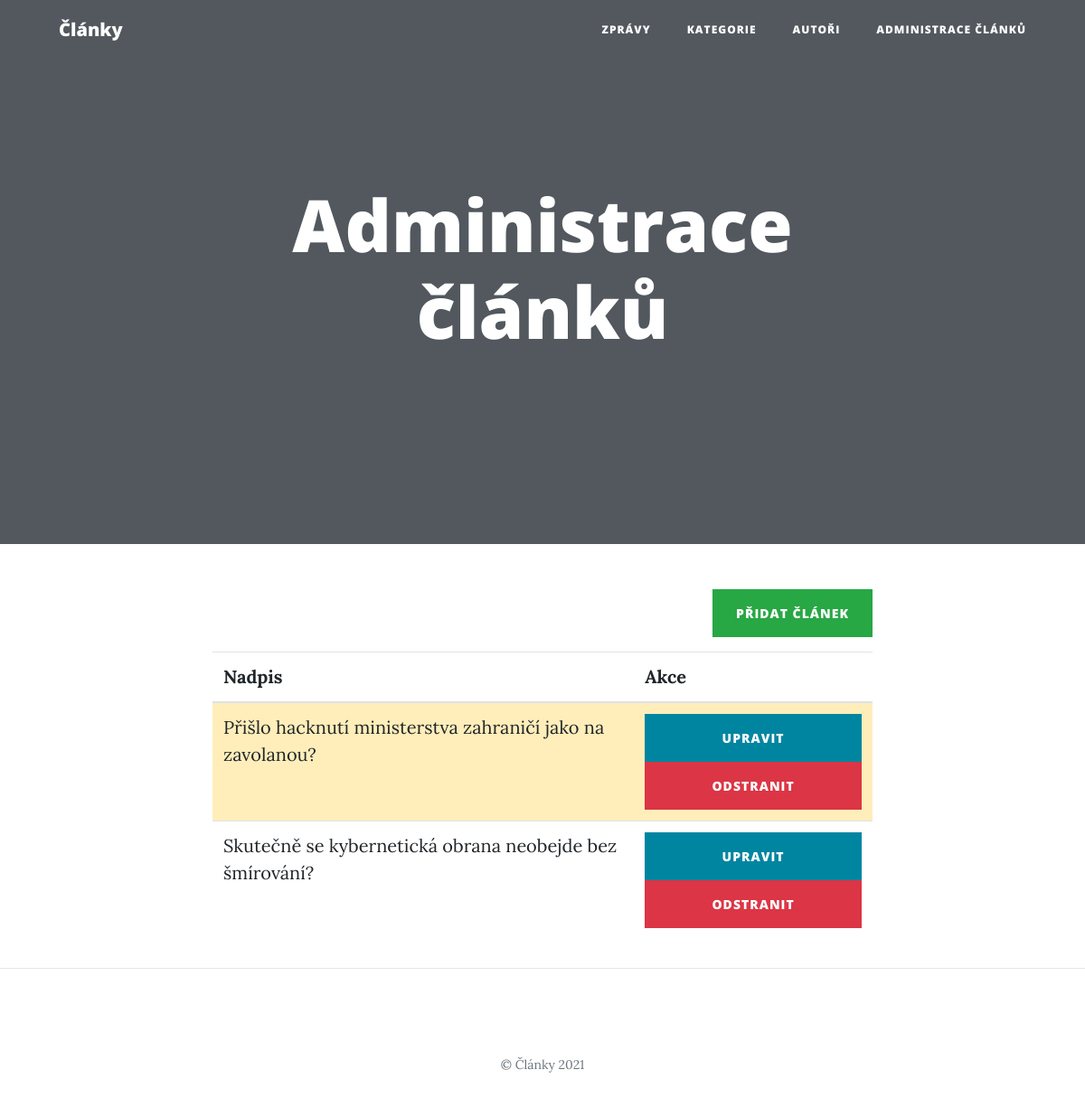
/administration.php, run on the app's committed database.
### tables this page shows
CREATE TABLE `article` (
  `id` int(10) UNSIGNED NOT NULL,
  `user_id` int(10) UNSIGNED DEFAULT NULL,
  `title` varchar(150) NOT NULL,
  `perex` text NOT NULL,
  `text` text NOT NULL,
  `created_at` datetime NOT NULL DEFAULT current_timestamp(),
  `published` tinyint(1) NOT NULL DEFAULT 0
);

### php/Application.php (called while the page is built, shortened)
<?php
class Application
{
    public static function loadModel($className)
    {
        $filename = "./php/model/" . $className . ".php";
    }
}

### php/model/Database.php (called while the page is built, shortened)
<?php
class Database
{
    private $conn;
    public function __construct()
    {
        $this->conn = new PDO(sprintf("mysql:host=%s;dbname=%s", self::HOST, self::DBNAME), self::USER, self::PASS, [
            PDO::ATTR_ERRMODE => PDO::ERRMODE_EXCEPTION
        ]);
        $this->conn->query("set names utf8");
    }
    public function select($sql, $params = [])
    {
        $stmt = $this->execute($sql, $params);
        return $stmt->fetchAll();
    }
    private function execute($sql, $params = [])
    {
        $stmt = $this->conn->prepare($sql);
        $stmt->execute($params);
        return $stmt;
    }
}

### php/model/BaseRepository.php (called while the page is built, shortened)
<?php
abstract class BaseRepository
{
    public function __construct(Database $db)
    {
        $this->db = $db;
    }
}

### php/model/ArticleRepository.php (called while the page is built, shortened)
<?php
class ArticleRepository extends BaseRepository
{
    public function getArticlesAlphabetically()
    {
        $sql = "
            select
                article.*,
                user.name as user_name
            from article
                left join user on article.user_id = user.id
            order by title
        ";
        $articles = $this->db->select($sql);
        return $this->addCategories($articles);
    }
    private function addCategories($articles)
    {
        $cr = new CategoryRepository($this->db);
        foreach ($articles as $key => $article) {
            $articles[$key]["categories"] = $cr->getCategoriesArticle($article["id"]);
        }
        return $articles;
    }
}

### php/model/CategoryRepository.php (called while the page is built, shortened)
<?php
class CategoryRepository extends BaseRepository
{
    public function getCategoriesArticle($article_id)
    {
        $sql = "
            select
                category.*
            from category
                inner join article_category on article_category.category_id = category.id
            where article_category.article_id = :article_id
        ";
        $params = [
            ":article_id" => $article_id
        ];
        $categories = $this->db->select($sql, $params);
        return $categories;
    }
}

### administration.php (the view, shortened to what this page needs)
<?php
require_once "./php/Application.php";
$db = new Database();
$ar = new ArticleRepository($db);
$articles = $ar->getArticlesAlphabetically();
include "./php/partials/document_start.php";
?>
<div class="text-right mb-3">
    <a class="btn btn-success" href="add_article.php">Přidat článek</a>
</div>
<table class="table table-hover ">
    <thead>
        <tr>
            <th scope="col">Nadpis</th>
            <th scope="col">Akce</th>
        </tr>
    </thead>
    <tbody>
        <?php foreach($articles as $article): ?>
            <tr <?= $article["published"] == 1 ? "" : "class=\"table-warning\"" ?>>
                <td><?= $article["title"] ?></td>
                <td>
                    <a class="btn btn-primary w-100" href="<?= "edit_article.php?id=" . $article["id"] ?>">Upravit</a>
                    <a class="btn btn-danger w-100" href="<?= "delete_article.php?id=" . $article["id"] ?>">Odstranit</a>
                </td>
            </tr>
        <?php endforeach; ?>
    </tbody>
</table>
<?php
include "./php/partials/document_end.php";

### css/clean-blog.css (style rules this page uses)
body { font-size: 20px; color: #212529; font-family: "Lora", "Times New Roman", serif; }
a { color: #212529; transition: all 0.2s; }
.btn { font-size: 14px; font-weight: 800; padding: 15px 25px; letter-spacing: 1px; text-transform: uppercase; border-radius: 0; font-family: "Open Sans", "Helvetica Neue", Helvetica, Arial, sans-serif; }
.btn-primary { background-color: #0085a1; border-color: #0085a1; }

### data on the page
article: title "Přišlo hacknutí ministerstva zahraničí jako na zavolanou?"
article: title "Skutečně se kybernetická obrana neobejde bez šmírování?"

### other printed values
$heading "Administrace článků"
